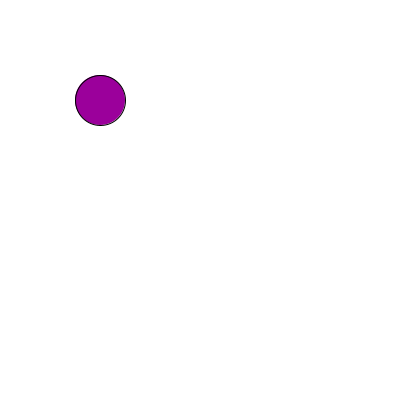
Frame 1 (no input)
Frame 60 (the mouse pressed at the canvas centre just before this capture): identical to frame 1, image omitted
Frame 120 (the mouse held since frame 60 and released just before this capture): identical to frame 1, image omitted

The Processing sketch that drew this single still picture (run headless with seeded random() and noise(); from frame 60 on, the mouse is pressed at the canvas centre):

// Processing sketch: functionBasicsVid7_1
// ── functionBasicsVid7_1.pde

void setup(){
size(400,400);
}

void draw(){
background(255);
flower();

}

void flower(){
fill(155,0,155);
ellipse(100,100,50,50);
}
